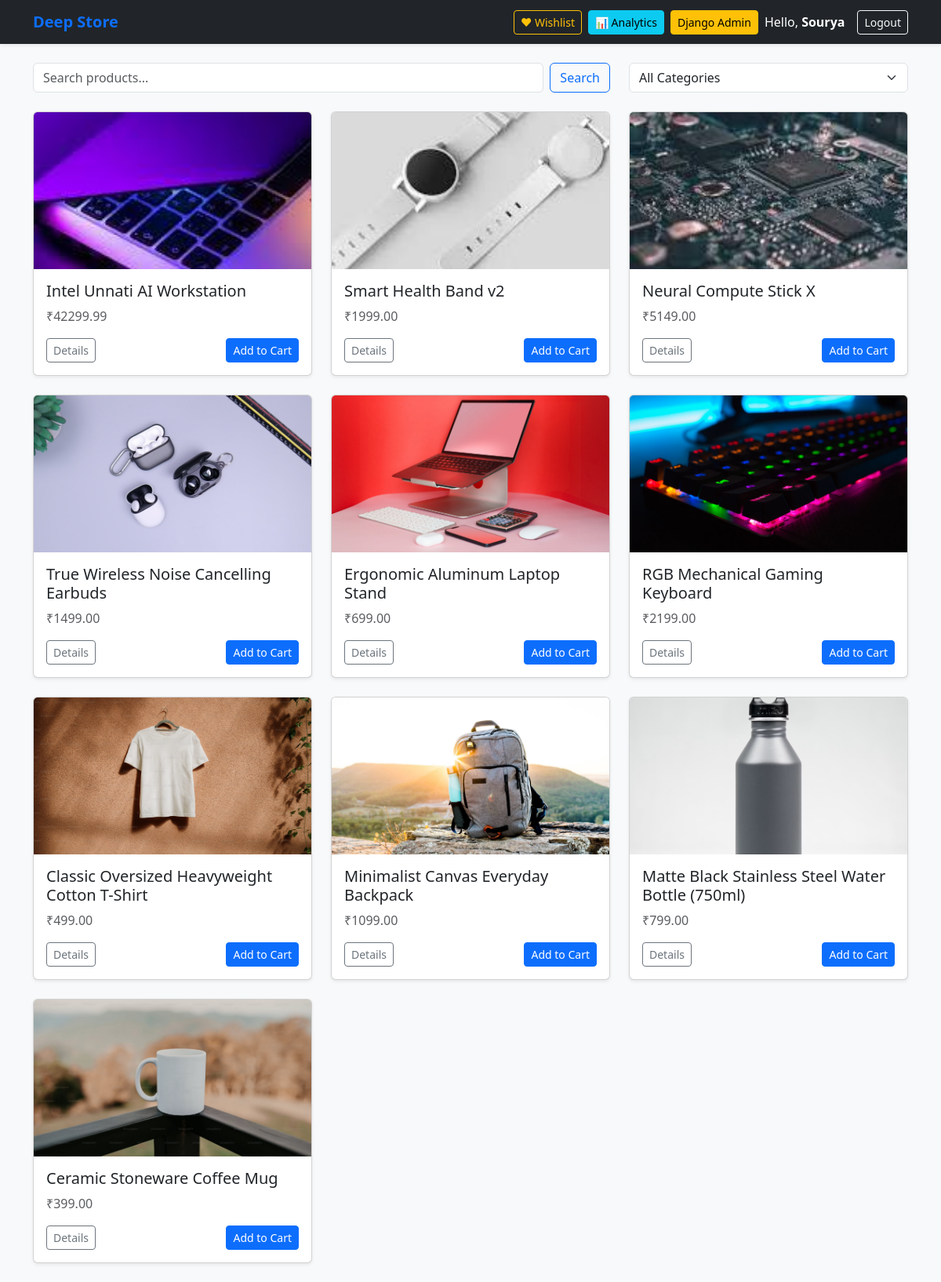
The app's page / (signed in) with its own data.
### shop/models.py (models this page shows, shortened)
class Product(models.Model):
    category = models.ForeignKey(Category, on_delete=models.CASCADE, related_name='products')
    name = models.CharField(max_length=200)
    slug = models.SlugField(max_length=200, unique=True)
    description = models.TextField()
    price = models.DecimalField(max_digits=10, decimal_places=2)
    stock = models.IntegerField(default=0)
    image = models.ImageField(upload_to='products/', blank=True, null=True)
    is_available = models.BooleanField(default=True)
    created_at = models.DateTimeField(auto_now_add=True)
    updated_at = models.DateTimeField(auto_now=True)

### shop/views.py (the view)
# urls.py: path('', views.product_list, name='home'),
def product_list(request):
    query = request.GET.get('q', '')
    category_slug = request.GET.get('category', '')
    products = Product.objects.filter(is_available=True)
    categories = Category.objects.all()
    if category_slug:
        products = products.filter(category__slug=category_slug)
    if query:
        products = products.filter(
            Q(name__icontains=query) | Q(description__icontains=query)
        )
    context = {
        'products': products,
        'categories': categories,
        'query': query,
        'selected_category': category_slug,
    }
    return render(request, 'shop/product_list.html', context)

### shop/templates/shop/product_list.html (shortened to what this page needs)
{% extends 'shop/base.html' %}
{% block content %}
<div class="row mb-4">
    <div class="col-md-8">
        <form method="GET" class="d-flex">
            <input type="text" name="q" class="form-control me-2" placeholder="Search products..." value="{{ query }}">
            <button class="btn btn-outline-primary" type="submit">Search</button>
        </form>
    </div>
    <div class="col-md-4">
        <select class="form-select" onchange="location = this.value;">
            <option value="{% url 'home' %}">All Categories</option>
        </select>
    </div>
</div>
<div class="row">
    {% for product in products %}
    <div class="col-md-4 mb-4">
        <div class="card h-100 shadow-sm">
            {% if product.image %}
                <img src="{{ product.image.url }}" class="card-img-top" style="height: 200px; object-fit: cover;">
            {% else %}
                <div class="bg-secondary text-white text-center py-5">No Image Available</div>
            {% endif %}
            <div class="card-body">
                <h5 class="card-title">{{ product.name }}</h5>
                <p class="card-text text-muted">₹{{ product.price }}</p>
                <a href="{% url 'product_detail' product.slug %}" class="btn btn-outline-secondary btn-sm">Details</a>
                <a href="{% url 'add_to_cart' product.id %}" class="btn btn-primary btn-sm float-end">Add to Cart</a>
            </div>
        </div>
    </div>
    {% empty %}
    <div class="col-12"><p class="alert alert-warning">No products found.</p></div>
    {% endfor %}
</div>
{% endblock %}

### shop/templates/shop/base.html (shortened to what this page needs)
<!DOCTYPE html>
<html lang="en">
<head>
    <link href="https://cdn.jsdelivr.net/npm/bootstrap@5.3.0/dist/css/bootstrap.min.css" rel="stylesheet">
</head>
<body class="bg-light">
    <nav class="navbar navbar-expand-lg navbar-dark bg-dark shadow-sm">
      <div class="container">
        <a class="navbar-brand fw-bold text-primary" href="{% url 'home' %}">Deep Store</a>
        <div class="d-flex align-items-center">
          {% if user.is_authenticated %}
            <a href="{% url 'wishlist' %}" class="btn btn-outline-warning btn-sm me-2">♥ Wishlist</a>
            {% if user.is_staff %}
                <a href="{% url 'admin_dashboard' %}" class="btn btn-info btn-sm me-2">📊 Analytics</a>
                <a href="/admin/" class="btn btn-warning btn-sm me-2">Django Admin</a>
            {% endif %}
            <span class="navbar-text me-3 text-white">Hello, <strong>{{ user.username }}</strong></span>
            <a href="{% url 'logout' %}" class="btn btn-outline-light btn-sm">Logout</a>
          {% else %}
            <a href="{% url 'login' %}" class="btn btn-outline-light btn-sm me-2">Login</a>
            <a href="{% url 'register' %}" class="btn btn-primary btn-sm">Register</a>
          {% endif %}
        </div>
      </div>
    </nav>
    <div class="container mt-4">
        {% block content %}{% endblock %}
    </div>
</body>
</html>

### records on screen
Product: image (picture), name "Intel Unnati AI Workstation", price "42299.99"
Product: image (picture), name "Smart Health Band v2", price "1999.00"
Product: image (picture), name "Neural Compute Stick X", price "5149.00"
Product: image (picture), name "True Wireless Noise Cancelling Earbuds", price "1499.00"
Product: image (picture), name "Ergonomic Aluminum Laptop Stand", price "699.00"
Product: image (picture), name "RGB Mechanical Gaming Keyboard", price "2199.00"
Product: image (picture), name "Classic Oversized Heavyweight Cotton T-Shirt", price "499.00"
Product: image (picture), name "Minimalist Canvas Everyday Backpack", price "1099.00"
Product: image (picture), name "Matte Black Stainless Steel Water Bottle (750ml)", price "799.00"
Product: image (picture), name "Ceramic Stoneware Coffee Mug", price "399.00"

### other values on screen
{{ user.username }} "Sourya"
